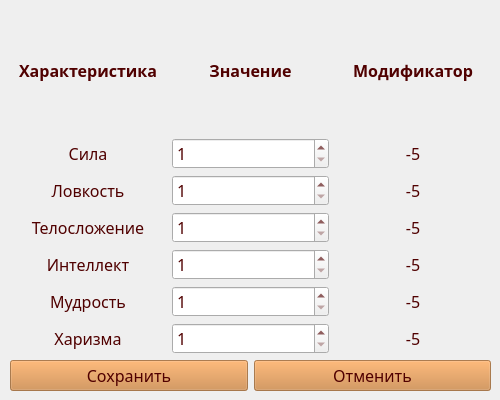
<?xml version="1.0" encoding="UTF-8"?>
<ui version="4.0">
 <class>MainWindow</class>
 <widget class="QMainWindow" name="MainWindow">
  <property name="geometry">
   <rect>
    <x>0</x>
    <y>0</y>
    <width>500</width>
    <height>400</height>
   </rect>
  </property>
  <property name="minimumSize">
   <size>
    <width>500</width>
    <height>400</height>
   </size>
  </property>
  <property name="maximumSize">
   <size>
    <width>500</width>
    <height>400</height>
   </size>
  </property>
  <property name="windowTitle">
   <string>MainWindow</string>
  </property>
  <widget class="QWidget" name="centralwidget">
   <widget class="QWidget" name="verticalLayoutWidget">
    <property name="geometry">
     <rect>
      <x>10</x>
      <y>10</y>
      <width>481</width>
      <height>381</height>
     </rect>
    </property>
    <layout class="QVBoxLayout" name="verticalLayout">
     <item>
      <layout class="QGridLayout" name="gridLayout">
       <item row="1" column="1">
        <widget class="QSpinBox" name="sila">
         <property name="font">
          <font>
           <family>Segoe Print</family>
           <pointsize>12</pointsize>
           <weight>9</weight>
           <italic>false</italic>
           <bold>false</bold>
          </font>
         </property>
         <property name="styleSheet">
          <string notr="true">font: 75 12pt &quot;Segoe Print&quot;;
color: rgb(80, 0, 0);</string>
         </property>
         <property name="minimum">
          <number>1</number>
         </property>
         <property name="maximum">
          <number>22</number>
         </property>
        </widget>
       </item>
       <item row="4" column="2">
        <widget class="QLabel" name="intelmod">
         <property name="font">
          <font>
           <family>Segoe Print</family>
           <pointsize>12</pointsize>
           <weight>9</weight>
           <italic>false</italic>
           <bold>false</bold>
          </font>
         </property>
         <property name="layoutDirection">
          <enum>Qt::LeftToRight</enum>
         </property>
         <property name="styleSheet">
          <string notr="true">font: 75 12pt &quot;Segoe Print&quot;;
color: rgb(80, 0, 0);</string>
         </property>
         <property name="text">
          <string>&lt;html&gt;&lt;head/&gt;&lt;body&gt;&lt;p align=&quot;center&quot;&gt;-5&lt;/p&gt;&lt;/body&gt;&lt;/html&gt;</string>
         </property>
        </widget>
       </item>
       <item row="3" column="0">
        <widget class="QLabel" name="label_3">
         <property name="font">
          <font>
           <family>Segoe Print</family>
           <pointsize>12</pointsize>
           <weight>9</weight>
           <italic>false</italic>
           <bold>false</bold>
          </font>
         </property>
         <property name="styleSheet">
          <string notr="true">font: 75 12pt &quot;Segoe Print&quot;;
color: rgb(80, 0, 0);</string>
         </property>
         <property name="text">
          <string>&lt;html&gt;&lt;head/&gt;&lt;body&gt;&lt;p align=&quot;center&quot;&gt;Телосложение&lt;/p&gt;&lt;/body&gt;&lt;/html&gt;</string>
         </property>
        </widget>
       </item>
       <item row="4" column="1">
        <widget class="QSpinBox" name="intel">
         <property name="font">
          <font>
           <family>Segoe Print</family>
           <pointsize>12</pointsize>
           <weight>9</weight>
           <italic>false</italic>
           <bold>false</bold>
          </font>
         </property>
         <property name="styleSheet">
          <string notr="true">font: 75 12pt &quot;Segoe Print&quot;;
color: rgb(80, 0, 0);</string>
         </property>
         <property name="minimum">
          <number>1</number>
         </property>
         <property name="maximum">
          <number>22</number>
         </property>
        </widget>
       </item>
       <item row="2" column="1">
        <widget class="QSpinBox" name="lovkost">
         <property name="font">
          <font>
           <family>Segoe Print</family>
           <pointsize>12</pointsize>
           <weight>9</weight>
           <italic>false</italic>
           <bold>false</bold>
          </font>
         </property>
         <property name="styleSheet">
          <string notr="true">font: 75 12pt &quot;Segoe Print&quot;;
color: rgb(80, 0, 0);</string>
         </property>
         <property name="minimum">
          <number>1</number>
         </property>
         <property name="maximum">
          <number>22</number>
         </property>
        </widget>
       </item>
       <item row="5" column="2">
        <widget class="QLabel" name="mudrostmod">
         <property name="font">
          <font>
           <family>Segoe Print</family>
           <pointsize>12</pointsize>
           <weight>9</weight>
           <italic>false</italic>
           <bold>false</bold>
          </font>
         </property>
         <property name="layoutDirection">
          <enum>Qt::LeftToRight</enum>
         </property>
         <property name="styleSheet">
          <string notr="true">font: 75 12pt &quot;Segoe Print&quot;;
color: rgb(80, 0, 0);</string>
         </property>
         <property name="text">
          <string>&lt;html&gt;&lt;head/&gt;&lt;body&gt;&lt;p align=&quot;center&quot;&gt;-5&lt;/p&gt;&lt;/body&gt;&lt;/html&gt;</string>
         </property>
        </widget>
       </item>
       <item row="5" column="0">
        <widget class="QLabel" name="label_5">
         <property name="font">
          <font>
           <family>Segoe Print</family>
           <pointsize>12</pointsize>
           <weight>9</weight>
           <italic>false</italic>
           <bold>false</bold>
          </font>
         </property>
         <property name="styleSheet">
          <string notr="true">color: rgb(80, 0, 0);
font: 75 12pt &quot;Segoe Print&quot;;</string>
         </property>
         <property name="text">
          <string>&lt;html&gt;&lt;head/&gt;&lt;body&gt;&lt;p align=&quot;center&quot;&gt;Мудрость&lt;/p&gt;&lt;/body&gt;&lt;/html&gt;</string>
         </property>
        </widget>
       </item>
       <item row="3" column="2">
        <widget class="QLabel" name="telomod">
         <property name="font">
          <font>
           <family>Segoe Print</family>
           <pointsize>12</pointsize>
           <weight>9</weight>
           <italic>false</italic>
           <bold>false</bold>
          </font>
         </property>
         <property name="layoutDirection">
          <enum>Qt::LeftToRight</enum>
         </property>
         <property name="styleSheet">
          <string notr="true">font: 75 12pt &quot;Segoe Print&quot;;
color: rgb(80, 0, 0);</string>
         </property>
         <property name="text">
          <string>&lt;html&gt;&lt;head/&gt;&lt;body&gt;&lt;p align=&quot;center&quot;&gt;-5&lt;/p&gt;&lt;/body&gt;&lt;/html&gt;</string>
         </property>
        </widget>
       </item>
       <item row="3" column="1">
        <widget class="QSpinBox" name="telo">
         <property name="font">
          <font>
           <family>Segoe Print</family>
           <pointsize>12</pointsize>
           <weight>9</weight>
           <italic>false</italic>
           <bold>false</bold>
          </font>
         </property>
         <property name="styleSheet">
          <string notr="true">font: 75 12pt &quot;Segoe Print&quot;;
color: rgb(80, 0, 0);</string>
         </property>
         <property name="minimum">
          <number>1</number>
         </property>
         <property name="maximum">
          <number>22</number>
         </property>
        </widget>
       </item>
       <item row="0" column="1">
        <widget class="QLabel" name="label_14">
         <property name="font">
          <font>
           <family>Segoe Print</family>
           <pointsize>12</pointsize>
           <weight>9</weight>
           <italic>false</italic>
           <bold>false</bold>
          </font>
         </property>
         <property name="styleSheet">
          <string notr="true">font: 75 12pt &quot;Segoe Print&quot;;
color: rgb(80, 0, 0);</string>
         </property>
         <property name="text">
          <string>&lt;html&gt;&lt;head/&gt;&lt;body&gt;&lt;p align=&quot;center&quot;&gt;&lt;span style=&quot; font-weight:600;&quot;&gt;Значение&lt;/span&gt;&lt;/p&gt;&lt;/body&gt;&lt;/html&gt;</string>
         </property>
        </widget>
       </item>
       <item row="5" column="1">
        <widget class="QSpinBox" name="mudrost">
         <property name="font">
          <font>
           <family>Segoe Print</family>
           <pointsize>12</pointsize>
           <weight>9</weight>
           <italic>false</italic>
           <bold>false</bold>
          </font>
         </property>
         <property name="styleSheet">
          <string notr="true">font: 75 12pt &quot;Segoe Print&quot;;
color: rgb(80, 0, 0);</string>
         </property>
         <property name="minimum">
          <number>1</number>
         </property>
         <property name="maximum">
          <number>22</number>
         </property>
        </widget>
       </item>
       <item row="0" column="0">
        <widget class="QLabel" name="label_13">
         <property name="font">
          <font>
           <family>Segoe Print</family>
           <pointsize>12</pointsize>
           <weight>9</weight>
           <italic>false</italic>
           <bold>false</bold>
          </font>
         </property>
         <property name="styleSheet">
          <string notr="true">font: 75 12pt &quot;Segoe Print&quot;;</string>
         </property>
         <property name="text">
          <string>&lt;html&gt;&lt;head/&gt;&lt;body&gt;&lt;p align=&quot;center&quot;&gt;&lt;span style=&quot; font-size:12pt; font-weight:600; color:#500000;&quot;&gt;Характеристика&lt;/span&gt;&lt;/p&gt;&lt;/body&gt;&lt;/html&gt;</string>
         </property>
        </widget>
       </item>
       <item row="6" column="0">
        <widget class="QLabel" name="label_6">
         <property name="font">
          <font>
           <family>Segoe Print</family>
           <pointsize>12</pointsize>
           <weight>9</weight>
           <italic>false</italic>
           <bold>false</bold>
          </font>
         </property>
         <property name="styleSheet">
          <string notr="true">font: 75 12pt &quot;Segoe Print&quot;;
color: rgb(80, 0, 0);</string>
         </property>
         <property name="text">
          <string>&lt;html&gt;&lt;head/&gt;&lt;body&gt;&lt;p align=&quot;center&quot;&gt;Харизма&lt;/p&gt;&lt;/body&gt;&lt;/html&gt;</string>
         </property>
        </widget>
       </item>
       <item row="4" column="0">
        <widget class="QLabel" name="label_4">
         <property name="font">
          <font>
           <family>Segoe Print</family>
           <pointsize>12</pointsize>
           <weight>9</weight>
           <italic>false</italic>
           <bold>false</bold>
          </font>
         </property>
         <property name="styleSheet">
          <string notr="true">font: 75 12pt &quot;Segoe Print&quot;;
color: rgb(80, 0, 0);</string>
         </property>
         <property name="text">
          <string>&lt;html&gt;&lt;head/&gt;&lt;body&gt;&lt;p align=&quot;center&quot;&gt;Интеллект&lt;/p&gt;&lt;/body&gt;&lt;/html&gt;</string>
         </property>
        </widget>
       </item>
       <item row="0" column="2">
        <widget class="QLabel" name="label_15">
         <property name="font">
          <font>
           <family>Segoe Print</family>
           <pointsize>12</pointsize>
           <weight>9</weight>
           <italic>false</italic>
           <bold>false</bold>
          </font>
         </property>
         <property name="styleSheet">
          <string notr="true">font: 75 12pt &quot;Segoe Print&quot;;
color: rgb(80, 0, 0);</string>
         </property>
         <property name="text">
          <string>&lt;html&gt;&lt;head/&gt;&lt;body&gt;&lt;p align=&quot;center&quot;&gt;&lt;span style=&quot; font-weight:600;&quot;&gt;Модификатор&lt;/span&gt;&lt;/p&gt;&lt;/body&gt;&lt;/html&gt;</string>
         </property>
        </widget>
       </item>
       <item row="1" column="2">
        <widget class="QLabel" name="silamod">
         <property name="font">
          <font>
           <family>Segoe Print</family>
           <pointsize>12</pointsize>
           <weight>9</weight>
           <italic>false</italic>
           <bold>false</bold>
          </font>
         </property>
         <property name="layoutDirection">
          <enum>Qt::LeftToRight</enum>
         </property>
         <property name="styleSheet">
          <string notr="true">font: 75 12pt &quot;Segoe Print&quot;;
color: rgb(80, 0, 0);</string>
         </property>
         <property name="text">
          <string>&lt;html&gt;&lt;head/&gt;&lt;body&gt;&lt;p align=&quot;center&quot;&gt;-5&lt;/p&gt;&lt;/body&gt;&lt;/html&gt;</string>
         </property>
        </widget>
       </item>
       <item row="2" column="2">
        <widget class="QLabel" name="lovkostmod">
         <property name="font">
          <font>
           <family>Segoe Print</family>
           <pointsize>12</pointsize>
           <weight>9</weight>
           <italic>false</italic>
           <bold>false</bold>
          </font>
         </property>
         <property name="layoutDirection">
          <enum>Qt::LeftToRight</enum>
         </property>
         <property name="styleSheet">
          <string notr="true">font: 75 12pt &quot;Segoe Print&quot;;
color: rgb(80, 0, 0);</string>
         </property>
         <property name="text">
          <string>&lt;html&gt;&lt;head/&gt;&lt;body&gt;&lt;p align=&quot;center&quot;&gt;-5&lt;/p&gt;&lt;/body&gt;&lt;/html&gt;</string>
         </property>
        </widget>
       </item>
       <item row="6" column="2">
        <widget class="QLabel" name="harizmamod">
         <property name="font">
          <font>
           <family>Segoe Print</family>
           <pointsize>12</pointsize>
           <weight>9</weight>
           <italic>false</italic>
           <bold>false</bold>
          </font>
         </property>
         <property name="layoutDirection">
          <enum>Qt::LeftToRight</enum>
         </property>
         <property name="styleSheet">
          <string notr="true">font: 75 12pt &quot;Segoe Print&quot;;
color: rgb(80, 0, 0);</string>
         </property>
         <property name="text">
          <string>&lt;html&gt;&lt;head/&gt;&lt;body&gt;&lt;p align=&quot;center&quot;&gt;-5&lt;/p&gt;&lt;/body&gt;&lt;/html&gt;</string>
         </property>
        </widget>
       </item>
       <item row="6" column="1">
        <widget class="QSpinBox" name="harizma">
         <property name="font">
          <font>
           <family>Segoe Print</family>
           <pointsize>12</pointsize>
           <weight>9</weight>
           <italic>false</italic>
           <bold>false</bold>
          </font>
         </property>
         <property name="styleSheet">
          <string notr="true">font: 75 12pt &quot;Segoe Print&quot;;
color: rgb(80, 0, 0);</string>
         </property>
         <property name="minimum">
          <number>1</number>
         </property>
         <property name="maximum">
          <number>22</number>
         </property>
        </widget>
       </item>
       <item row="2" column="0">
        <widget class="QLabel" name="label">
         <property name="font">
          <font>
           <family>Segoe Print</family>
           <pointsize>12</pointsize>
           <weight>9</weight>
           <italic>false</italic>
           <bold>false</bold>
          </font>
         </property>
         <property name="styleSheet">
          <string notr="true">font: 75 12pt &quot;Segoe Print&quot;;
color: rgb(80, 0, 0);</string>
         </property>
         <property name="text">
          <string>&lt;html&gt;&lt;head/&gt;&lt;body&gt;&lt;p align=&quot;center&quot;&gt;Ловкость&lt;/p&gt;&lt;/body&gt;&lt;/html&gt;</string>
         </property>
        </widget>
       </item>
       <item row="1" column="0">
        <widget class="QLabel" name="label_2">
         <property name="font">
          <font>
           <family>Segoe Print</family>
           <pointsize>12</pointsize>
           <weight>9</weight>
           <italic>false</italic>
           <bold>false</bold>
          </font>
         </property>
         <property name="styleSheet">
          <string notr="true">font: 75 12pt &quot;Segoe Print&quot;;
color: rgb(80, 0, 0);</string>
         </property>
         <property name="text">
          <string>&lt;html&gt;&lt;head/&gt;&lt;body&gt;&lt;p align=&quot;center&quot;&gt;Сила&lt;/p&gt;&lt;/body&gt;&lt;/html&gt;</string>
         </property>
        </widget>
       </item>
      </layout>
     </item>
     <item>
      <layout class="QHBoxLayout" name="horizontalLayout">
       <item>
        <widget class="QPushButton" name="save">
         <property name="font">
          <font>
           <family>Segoe Print</family>
           <pointsize>12</pointsize>
           <weight>9</weight>
           <italic>false</italic>
           <bold>false</bold>
          </font>
         </property>
         <property name="styleSheet">
          <string notr="true">font: 75 12pt &quot;Segoe Print&quot;;
background-color: rgba(205, 133, 63, 0.75);
color: rgb(80, 0, 0);</string>
         </property>
         <property name="text">
          <string>Сохранить</string>
         </property>
        </widget>
       </item>
       <item>
        <widget class="QPushButton" name="back">
         <property name="font">
          <font>
           <family>Segoe Print</family>
           <pointsize>12</pointsize>
           <weight>9</weight>
           <italic>false</italic>
           <bold>false</bold>
          </font>
         </property>
         <property name="styleSheet">
          <string notr="true">font: 75 12pt &quot;Segoe Print&quot;;
background-color: rgba(205, 133, 63, 0.75);
color: rgb(80, 0, 0);</string>
         </property>
         <property name="text">
          <string>Отменить</string>
         </property>
        </widget>
       </item>
      </layout>
     </item>
    </layout>
   </widget>
   <widget class="QLabel" name="label_7">
    <property name="geometry">
     <rect>
      <x>0</x>
      <y>-5</y>
      <width>501</width>
      <height>411</height>
     </rect>
    </property>
    <property name="text">
     <string/>
    </property>
    <property name="pixmap">
     <pixmap>../../Pictures/Dnd.png</pixmap>
    </property>
    <property name="scaledContents">
     <bool>true</bool>
    </property>
   </widget>
   <zorder>label_7</zorder>
   <zorder>verticalLayoutWidget</zorder>
  </widget>
 </widget>
 <resources/>
 <connections/>
</ui>
